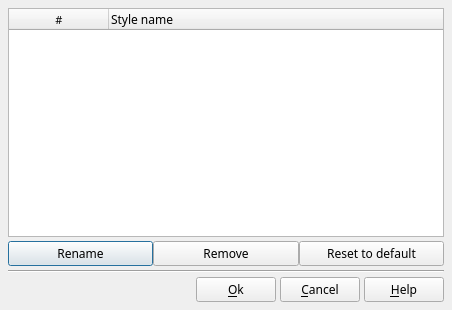
<?xml version="1.0" encoding="UTF-8"?>
<ui version="4.0">
 <class>DlgManageStyle</class>
 <widget class="QDialog" name="DlgManageStyle">
  <property name="geometry">
   <rect>
    <x>0</x>
    <y>0</y>
    <width>452</width>
    <height>310</height>
   </rect>
  </property>
  <property name="font">
   <font>
    <family>Sans Serif</family>
    <pointsize>9</pointsize>
   </font>
  </property>
  <property name="windowTitle">
   <string comment="Dialog title">Manage style</string>
  </property>
  <layout class="QVBoxLayout" name="verticalLayout">
   <property name="spacing">
    <number>4</number>
   </property>
   <property name="margin">
    <number>8</number>
   </property>
   <item>
    <widget class="QTableWidget" name="TableStyle">
     <property name="font">
      <font>
       <pointsize>9</pointsize>
      </font>
     </property>
     <property name="editTriggers">
      <set>QAbstractItemView::NoEditTriggers</set>
     </property>
     <property name="showDropIndicator" stdset="0">
      <bool>false</bool>
     </property>
     <property name="dragDropOverwriteMode">
      <bool>false</bool>
     </property>
     <property name="selectionMode">
      <enum>QAbstractItemView::SingleSelection</enum>
     </property>
     <property name="selectionBehavior">
      <enum>QAbstractItemView::SelectRows</enum>
     </property>
     <property name="verticalScrollMode">
      <enum>QAbstractItemView::ScrollPerItem</enum>
     </property>
     <property name="horizontalScrollMode">
      <enum>QAbstractItemView::ScrollPerPixel</enum>
     </property>
     <property name="sortingEnabled">
      <bool>true</bool>
     </property>
     <property name="wordWrap">
      <bool>false</bool>
     </property>
     <property name="cornerButtonEnabled">
      <bool>false</bool>
     </property>
     <attribute name="horizontalHeaderHighlightSections">
      <bool>false</bool>
     </attribute>
     <attribute name="horizontalHeaderStretchLastSection">
      <bool>true</bool>
     </attribute>
     <attribute name="verticalHeaderVisible">
      <bool>false</bool>
     </attribute>
     <column>
      <property name="text">
       <string notr="true">#</string>
      </property>
      <property name="font">
       <font>
        <family>Sans Serif</family>
        <pointsize>8</pointsize>
       </font>
      </property>
     </column>
     <column>
      <property name="text">
       <string>Style name</string>
      </property>
      <property name="font">
       <font>
        <family>Sans Serif</family>
        <pointsize>9</pointsize>
       </font>
      </property>
      <property name="textAlignment">
       <set>AlignLeft|AlignVCenter</set>
      </property>
     </column>
    </widget>
   </item>
   <item>
    <layout class="QHBoxLayout" name="horizontalLayout_3">
     <property name="spacing">
      <number>0</number>
     </property>
     <property name="margin">
      <number>0</number>
     </property>
     <item>
      <widget class="QPushButton" name="DBAddDevice">
       <property name="toolTip">
        <string>Rename style</string>
       </property>
       <property name="text">
        <string>Rename</string>
       </property>
       <property name="icon">
        <iconset>
         <normaloff>img/db_add.png</normaloff>img/db_add.png</iconset>
       </property>
      </widget>
     </item>
     <item>
      <widget class="QPushButton" name="DBRemoveBT">
       <property name="toolTip">
        <string>Remove style</string>
       </property>
       <property name="text">
        <string>Remove</string>
       </property>
       <property name="icon">
        <iconset>
         <normaloff>img/db_remove.png</normaloff>img/db_remove.png</iconset>
       </property>
      </widget>
     </item>
     <item>
      <widget class="QPushButton" name="DBResetBT">
       <property name="toolTip">
        <string>Cancel the modifications that you made on a standard style</string>
       </property>
       <property name="text">
        <string>Reset to default</string>
       </property>
       <property name="icon">
        <iconset>
         <normaloff>img/db_status.png</normaloff>img/db_status.png</iconset>
       </property>
      </widget>
     </item>
    </layout>
   </item>
   <item>
    <widget class="Line" name="line">
     <property name="orientation">
      <enum>Qt::Horizontal</enum>
     </property>
    </widget>
   </item>
   <item>
    <layout class="QHBoxLayout" name="horizontalLayout_2">
     <property name="spacing">
      <number>4</number>
     </property>
     <item>
      <spacer name="horizontalSpacer">
       <property name="orientation">
        <enum>Qt::Horizontal</enum>
       </property>
       <property name="sizeHint" stdset="0">
        <size>
         <width>40</width>
         <height>20</height>
        </size>
       </property>
      </spacer>
     </item>
     <item>
      <widget class="QPushButton" name="OkBt">
       <property name="toolTip">
        <string>Accept modification and exit dialog box</string>
       </property>
       <property name="text">
        <string>&amp;Ok</string>
       </property>
       <property name="icon">
        <iconset>
         <normaloff>img/action_ok.png</normaloff>img/action_ok.png</iconset>
       </property>
      </widget>
     </item>
     <item>
      <widget class="QPushButton" name="CancelBt">
       <property name="toolTip">
        <string>Cancel modification and exit dialog box</string>
       </property>
       <property name="text">
        <string>&amp;Cancel</string>
       </property>
       <property name="icon">
        <iconset>
         <normaloff>img/action_cancel.png</normaloff>img/action_cancel.png</iconset>
       </property>
      </widget>
     </item>
     <item>
      <widget class="QPushButton" name="HelpBT">
       <property name="toolTip">
        <string>Open help page describing this dialog box</string>
       </property>
       <property name="text">
        <string>&amp;Help</string>
       </property>
       <property name="icon">
        <iconset>
         <normaloff>img/help.png</normaloff>img/help.png</iconset>
       </property>
       <property name="shortcut">
        <string>F1</string>
       </property>
      </widget>
     </item>
    </layout>
   </item>
  </layout>
 </widget>
 <resources/>
 <connections/>
</ui>
